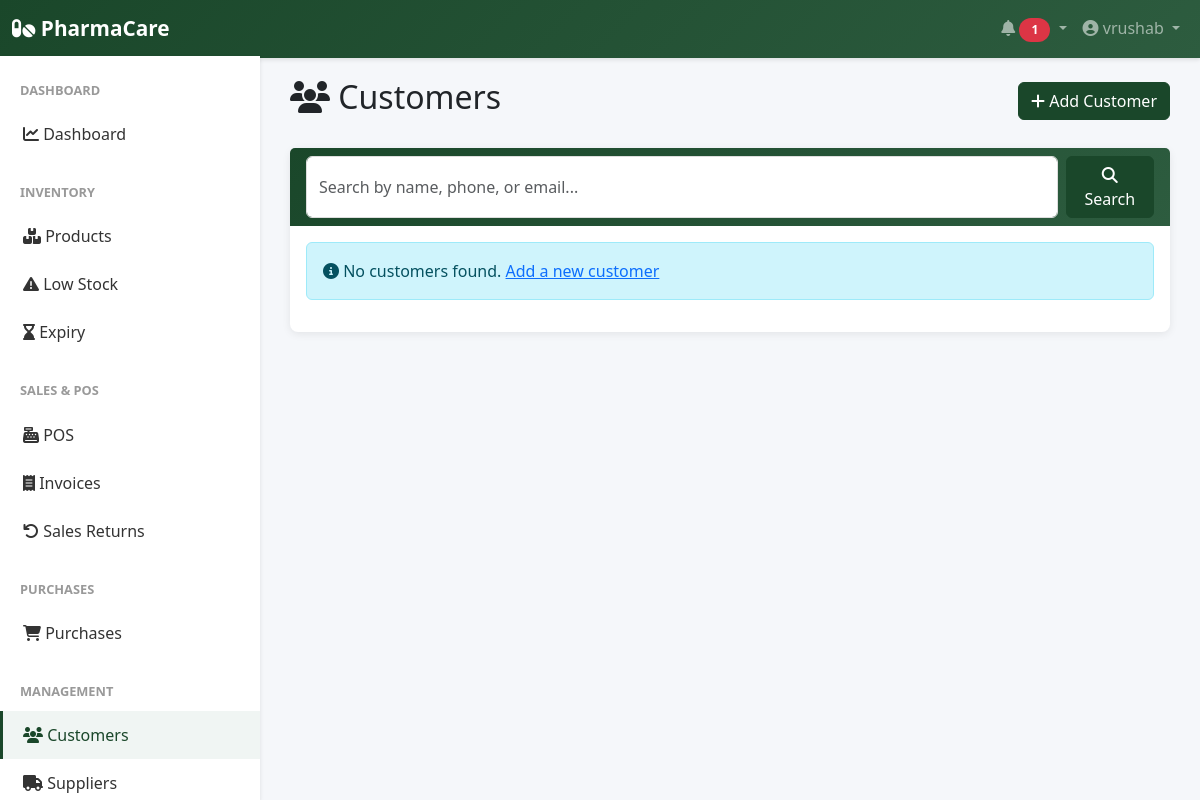
Before: /customers/ (signed in) with the older database file.
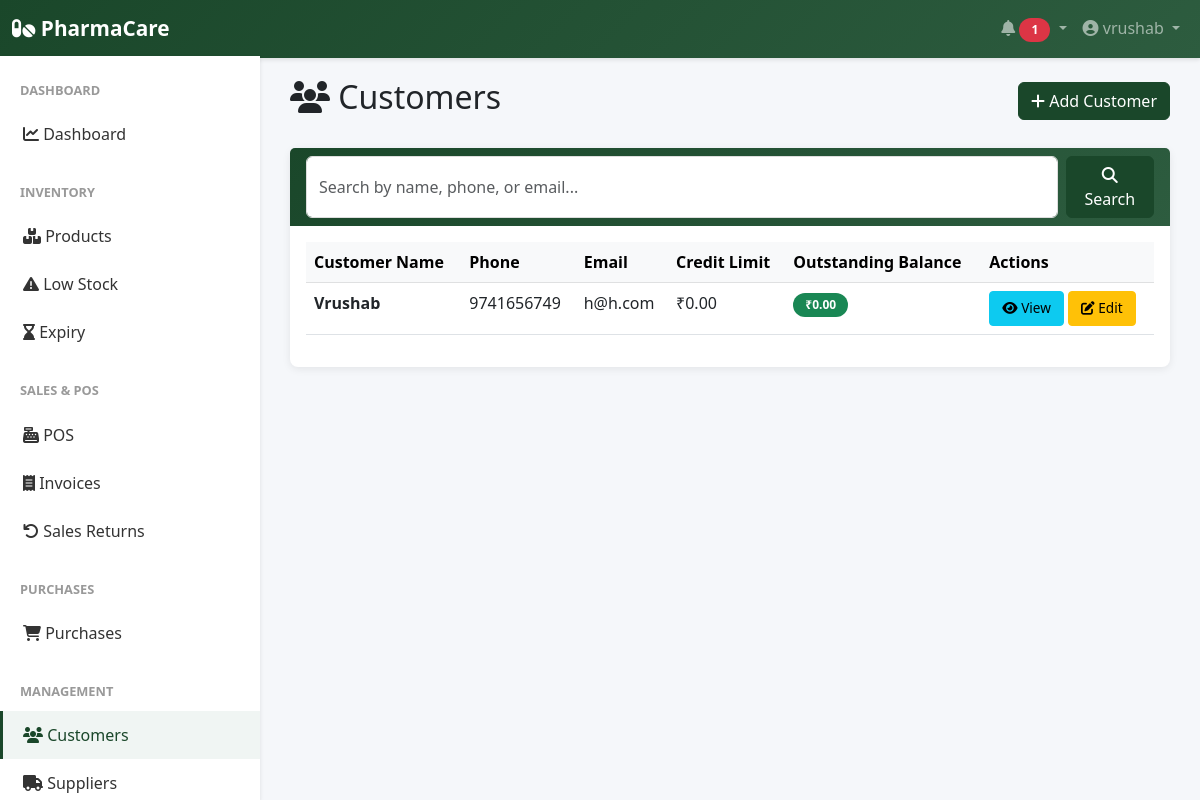
After: the same page with the newer database file.
### app/models.py (models this page shows)
class Customer(db.Model):
    __tablename__ = 'customer'
    id = db.Column(db.Integer, primary_key=True)
    company_id = db.Column(db.Integer, db.ForeignKey('company.id'), nullable=False)
    customer_name = db.Column(db.String(255), nullable=False)
    phone = db.Column(db.String(20), unique=True, nullable=False)
    email = db.Column(db.String(255), unique=True)
    address = db.Column(db.String(500))
    gst_number = db.Column(db.String(50))
    credit_limit = db.Column(db.Float, default=0)
    current_balance = db.Column(db.Float, default=0)
    created_date = db.Column(db.DateTime, default=datetime.utcnow)
    updated_date = db.Column(db.DateTime, default=datetime.utcnow, onupdate=datetime.utcnow)
    is_active = db.Column(db.Boolean, default=True)
    company = db.relationship('Company', back_populates='customers')
    sales = db.relationship('Sale', back_populates='customer')

### app/routes/customers.py (the view, shortened to what this page needs)
@customers_bp.route('/')
@login_required
def customers_list():
    company_id = current_user.company_id
    page = request.args.get('page', 1, type=int)
    search = request.args.get('search', '')
    query = Customer.query.filter(
        and_(Customer.company_id == company_id, Customer.is_active == True)
    )
    customers = query.order_by(Customer.customer_name).paginate(page=page, per_page=20)
    return render_template('customers/customers_list.html', customers=customers, search=search)

### app/templates/customers/customers_list.html (shortened to what this page needs)
{% extends "base.html" %}
{% block content %}
<div class="d-flex justify-content-between align-items-center mb-4">
    <h2><i class="fas fa-users"></i> Customers</h2>
    <a href="{{ url_for('customers.add_customer') }}" class="btn btn-primary">
        <i class="fas fa-plus"></i> Add Customer
    </a>
</div>
<div class="card">
    <div class="card-header">
        <form method="get" action="{{ url_for('customers.customers_list') }}" class="d-flex gap-2">
            <input type="text" name="search" class="form-control" placeholder="Search by name, phone, or email..." value="{{ search }}">
            <button type="submit" class="btn btn-primary">
                <i class="fas fa-search"></i> Search
            </button>
        </form>
    </div>
    <div class="card-body">
        {% if customers.items %}
        <div class="table-responsive">
            <table class="table table-hover">
                <thead class="table-light">
                    <tr>
                        <th>Customer Name</th>
                        <th>Phone</th>
                        <th>Email</th>
                        <th>Credit Limit</th>
                        <th>Outstanding Balance</th>
                        <th>Actions</th>
                    </tr>
                </thead>
                <tbody>
                    {% for customer in customers.items %}
                    <tr>
                        <td><strong>{{ customer.customer_name }}</strong></td>
                        <td>{{ customer.phone }}</td>
                        <td>{{ customer.email or '-' }}</td>
                        <td>₹{{ "%.2f"|format(customer.credit_limit) }}</td>
                        <td>
                            {% if customer.current_balance > 0 %}
                            <span class="badge bg-warning">₹{{ "%.2f"|format(customer.current_balance) }}</span>
                            {% else %}
                            <span class="badge bg-success">₹{{ "%.2f"|format(customer.current_balance) }}</span>
                            {% endif %}
                        </td>
                        <td>
                            <a href="{{ url_for('customers.customer_detail', customer_id=customer.id) }}" class="btn btn-sm btn-info">
                                <i class="fas fa-eye"></i> View
                            </a>
                            <a href="{{ url_for('customers.edit_customer', customer_id=customer.id) }}" class="btn btn-sm btn-warning">
                                <i class="fas fa-edit"></i> Edit
                            </a>
                        </td>
                    </tr>
                    {% endfor %}
                </tbody>
            </table>
        </div>
        {% else %}
        <div class="alert alert-info">
            <i class="fas fa-info-circle"></i> No customers found. <a href="{{ url_for('customers.add_customer') }}">Add a new customer</a>
        </div>
        {% endif %}
    </div>
</div>
{% endblock %}

Changed rows visible on the page:
added Customer: customer_name "Vrushab", phone "9741656749", email "h@h.com", credit_limit "0.00", current_balance "0.00"
Other visible differences:
text no longer shown: "No customers found. Add a new customer"
text now shown: "Customer Name Phone Email Credit Limit Outstanding Balance Actions"
